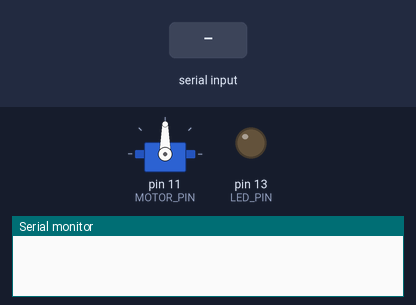
Bench run of a sketch on a simulated Arduino Uno, built with avr-gcc and run on an emulated ATmega328P. On the bench: servo, output pins drawn as LEDs (lit = HIGH), the last lines printed to the serial monitor. Inputs (shaded band) come from the test bench.

Above: at 1.2 s.
1.3 s: "0" received over Serial
At 1.45 s:
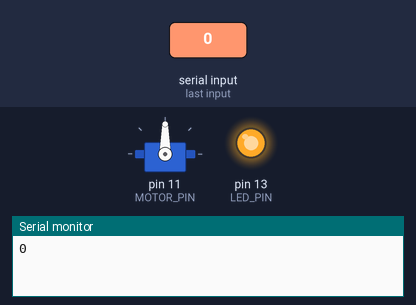
Timing chart, 0 to 4.3 s (numbered marks = the images above; inputs shaded):
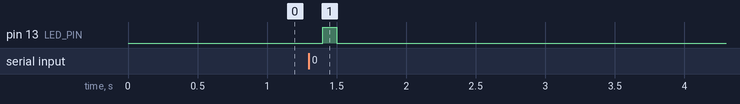

Measured:
- after the input at 1.3 s, pin 13 (LED_PIN): LOW → HIGH after 0.10 s, → LOW 0.10 s later

The sketch:

serial_communication.ino
```cpp
#include <Servo.h>

int LED_PIN = 13;
char serialData;
bool ROTATE_TEST = true;
bool MOTOR_TEST = false;

// MOTOR TEST
// Speed: forwards slow => fast D:\Ryan\Dropbox\Projects\Malignancy Analyzer\app.py
//                  98  =>  250
// Speed: backward slow => fast
//                  90  =>   0
int MOTOR_SPEED = 98;
int MOTOR_PIN = 11;

// SERVO TEST
int SERVO_PIN = 11;
int INIT_SERVO_POS = 70;
int SERVO_MAX_POS = 120;
int SERVO_MIN_POS = 70;
int DELAY_LENGTH = 5;

Servo my_servo;

void setup() {
  // put your setup code here, to run once:
  Serial.begin(9600);
  pinMode(LED_PIN, OUTPUT);

  if (ROTATE_TEST) {
    my_servo.attach(SERVO_PIN);
  }

  if (MOTOR_TEST) {
    my_servo.attach(MOTOR_PIN);
  }
}


int servo_pos = INIT_SERVO_POS;
bool ascending = true;

void loop() {
  // put your main code here, to run repeatedly:

  if (Serial.available() > 0) {
    serialData = Serial.read();
    Serial.print(serialData);
    if (serialData == '0') blink();
  }

//  if (MOTOR_TEST) {
//    my_servo.write(MOTOR_SPEED);
//  }
//
//  if (ROTATE_TEST) {
//    my_servo.write(servo_pos);
//    if (ascending) {
//      if (servo_pos == SERVO_MAX_POS) {
//        ascending = false;
//      }
//      servo_pos++;
//    } else
//    {
//      if (servo_pos == SERVO_MIN_POS) {
//        ascending = true;
//      }
//      servo_pos--;
//    }
//
//    delay(DELAY_LENGTH);
//
//  }

  delay(100);

}


void blink() {
  digitalWrite(LED_PIN, HIGH);
  delay(100);
  digitalWrite(LED_PIN, LOW);
}

void turn_left() {

}

void turn_right() {

}
```
